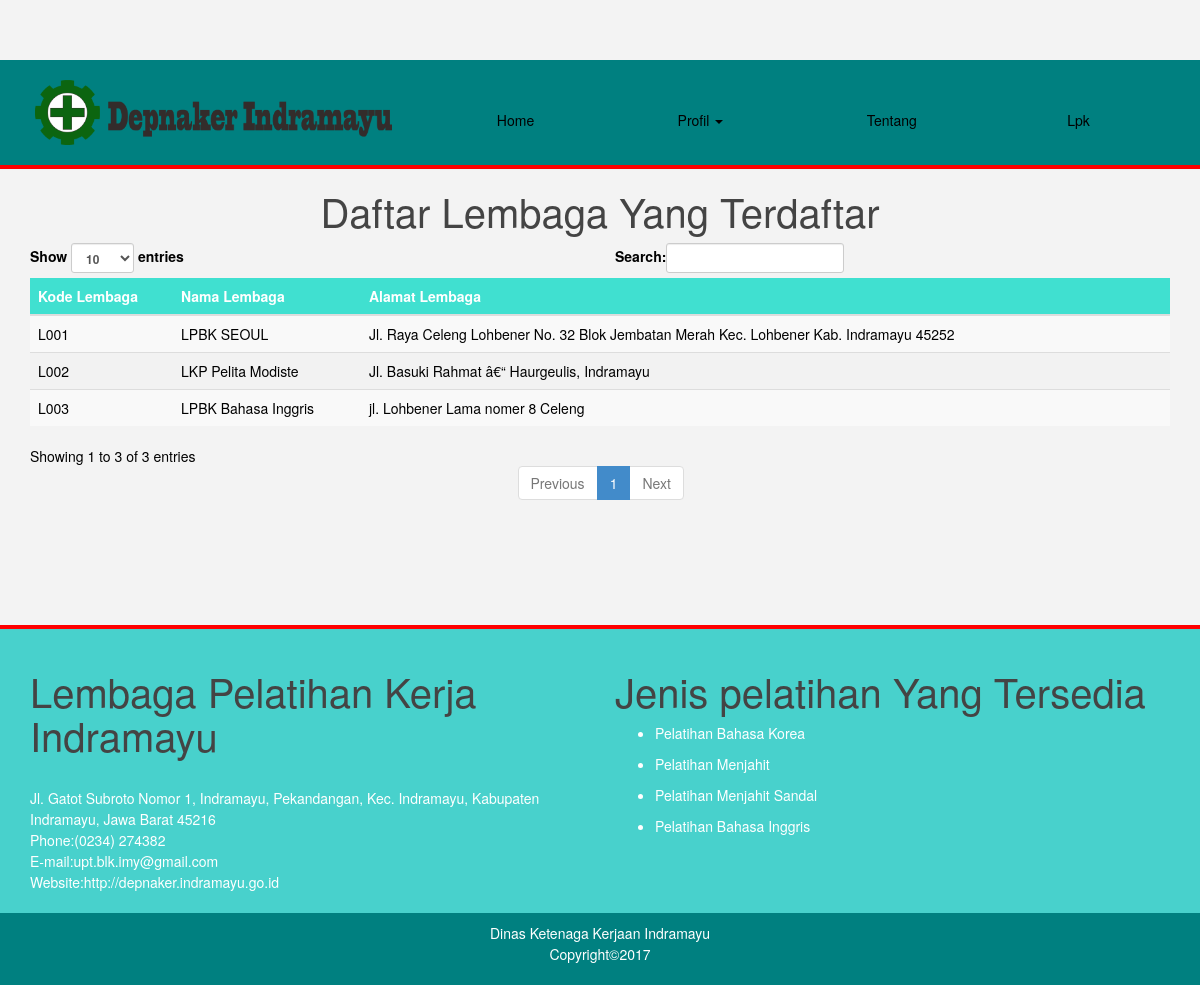
Screenshot of /lpk.php with the database file from the repository.
### tables this page shows
CREATE TABLE `lembaga` (
  `Id_lembaga` int(3) NOT NULL,
  `Id_user` int(3) NOT NULL,
  `Kode_lembaga` varchar(4) NOT NULL,
  `Nama_lembaga` varchar(50) NOT NULL,
  `Alamat` text NOT NULL
);

CREATE TABLE `pelatihan` (
  `Id_pelatihan` int(3) NOT NULL,
  `Id_lembaga` int(3) NOT NULL,
  `Nama_pelatihan` varchar(50) NOT NULL,
  `Kode_pelatihan` varchar(4) NOT NULL,
  `Kuota` int(3) NOT NULL,
  `Alamat` text NOT NULL,
  `Deskripsi` text NOT NULL,
  `Tgl_mulai` date NOT NULL,
  `Tgl_akhir` date NOT NULL
);

### lpk.php (the view)
<?php include 'header.php'; ?>
   <div id="content">
        <div class="container-fluid">
            <div class="col-sm-12">
                <div class="box" >
                    <h1><center>Daftar Lembaga Yang Terdaftar</center></h1>
                        <div class="box-body" style="color: black">
                            <table id="example1" class="table table-striped dataTable no-footer">
                                <thead>
                                    <tr>
                                        <th>Kode Lembaga</th>
                                        <th>Nama Lembaga</th>
                                        <th>Alamat Lembaga</th>
                                    </tr>
                                </thead>
                                    <tbody>
                                        <?php
                                            include "koneksi.php";
                                                $sql="SELECT * FROM lembaga";
                                                    if (!$result=  mysqli_query($config, $sql)){
                                                    die('Error:'.mysqli_error($config));
                                                    }
                                                    else {
                                                        if (mysqli_num_rows($result)> 0){
                                                            while ($row=  mysqli_fetch_assoc($result)){
                                                                echo "<tr>
                                                                        <td>$row[Kode_lembaga]</td>
                                                                        <td>$row[Nama_lembaga]</td>
                                                                        <td>$row[Alamat]</td>
                                                                    </tr>";
                                                                }
                                                            }
                                                            else{
                                                                echo "Belum Ada lembaga";
                                                            }
                                                        }
                                                    ?>
                                    </tbody>
                            </table>
                        </div>
                    </div>
                </div>
            </div>
<?php include 'footer.php'; ?>

### footer.php (shortened to what this page needs)
    <footer class="main-footer">
        <div class="container">
            <div class="row">
                <div class="col-lg-6 col-md-6 col-sm-12">
                    <div>
                        <h1>Lembaga Pelatihan Kerja Indramayu</h1>
                        <br>Jl. Gatot Subroto Nomor 1, Indramayu, Pekandangan, Kec. Indramayu, Kabupaten Indramayu, Jawa Barat 45216
                        <br>Phone:(0234) 274382
                        <br>E-mail:upt.blk.imy@gmail.com
                        <br>Website:http://depnaker.indramayu.go.id
                    </div>
                </div>
                <div class="col-lg-6 col-md-6 col-sm-12">
                    <div>
                        <h1>Jenis pelatihan Yang Tersedia</h1>
                                            <?php
                      $sql="SELECT * FROM pelatihan WHERE Id_pelatihan=Id_pelatihan";
                                    if (!$result=  mysqli_query($config, $sql)){
                                        die('Error:'.mysqli_error($config));
                                    }
                                    else {
                                        if (mysqli_num_rows($result)> 0){
                                            while ($row=  mysqli_fetch_assoc($result)){
                                            echo "<ul>
                                                <li>$row[Nama_pelatihan]</li>
                                            </ul>";
                                            }
                                        }
                                        else{
                                            echo "Belum Ada Pelatihan";
                                        }
                                    }
                                ?>
                    </div>
                </div>
            </div>
        </div>
    </footer>
        <div class="footer-bottom">
            <div class="container">
                <div class="row">
                    <div class="col-md-12">
                        <p align="center">Dinas Ketenaga Kerjaan Indramayu<br>Copyright&copy;2017</p>
                    </div>
                </div>
            </div>
        </div>
    </div>
  </body>
</html>

### admin/css/dashbord.css (style rules this page uses)
body { background-color: #DCDCDC; padding-top: 60px; font-size: 14px; color: white; font-family: "Montserrat", "Helvetica Neue", Helvetica, Arial, sans-serif; }
h1, h2, h3, h4, h5, h6 { color: #444444; }
h1 { font-weight: 300; font-size: 40px; }

### css/index.css (style rules this page uses)
* { margin:0px auto; }
body { background:#f3f3f3; line-height:1.5em; }
table { border-radius: 20px; border-collapse: collapse; }
td { text-align: left; padding: 8px; }
tr:nth-child(even) { background-color: #f2f2f2 }
th { text-align: left; padding: 8px; border-collapse: collapse; background-color: #40E0D0; color: white; }
footer { margin-top: 100px; border-top:4px solid red; width:100%; background:#48D1CC ; padding:20px 0 20px; }
.footer-bottom { background-color: #008080; width:100%; padding:10px 0 10px; }
.footer-bottom p { color: white; }

### rows the page displays
lembaga: Kode_lembaga "L001", Nama_lembaga "LPBK SEOUL", Alamat "Jl. Raya Celeng Lohbener No. 32 Blok Jembatan Merah Kec. Lohbener Kab. Indramayu 45252"
lembaga: Kode_lembaga "L002", Nama_lembaga "LKP Pelita Modiste", Alamat "Jl. Basuki Rahmat â€“ Haurgeulis, Indramayu"
lembaga: Kode_lembaga "L003", Nama_lembaga "LPBK Bahasa Inggris", Alamat "jl. Lohbener Lama nomer 8 Celeng"
pelatihan: Nama_pelatihan "Pelatihan Bahasa Korea"
pelatihan: Nama_pelatihan "Pelatihan Menjahit"
pelatihan: Nama_pelatihan "Pelatihan Menjahit Sandal"
pelatihan: Nama_pelatihan "Pelatihan Bahasa Inggris"
